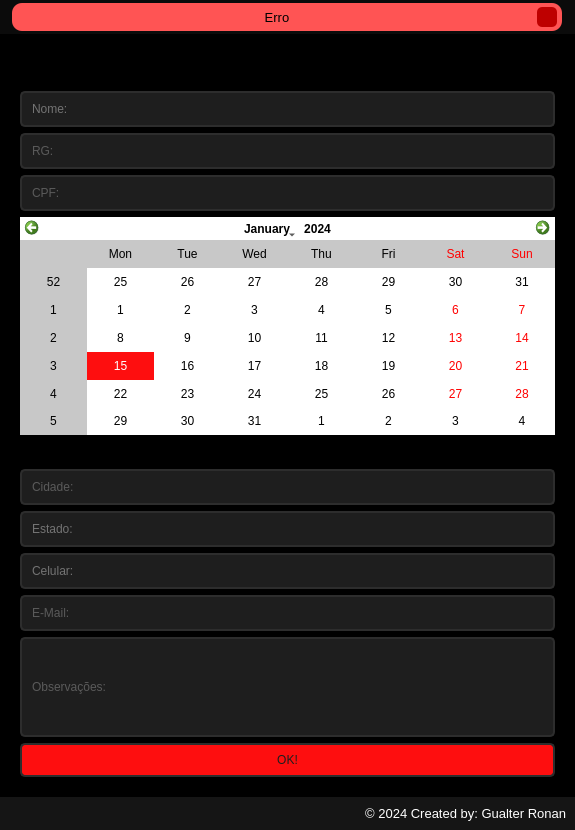
<?xml version="1.0" encoding="UTF-8"?>
<ui version="4.0">
 <class>MainWindow</class>
 <widget class="QMainWindow" name="MainWindow">
  <property name="geometry">
   <rect>
    <x>0</x>
    <y>0</y>
    <width>575</width>
    <height>830</height>
   </rect>
  </property>
  <property name="windowTitle">
   <string>Adicionar</string>
  </property>
  <property name="windowIcon">
   <iconset resource="../rsc.qrc">
    <normaloff>:/icon/Images/wind_icon.png</normaloff>:/icon/Images/wind_icon.png</iconset>
  </property>
  <property name="styleSheet">
   <string notr="true">background-color: rgb(200, 200, 200);</string>
  </property>
  <widget class="QWidget" name="centralwidget">
   <layout class="QVBoxLayout" name="verticalLayout">
    <property name="spacing">
     <number>0</number>
    </property>
    <property name="leftMargin">
     <number>0</number>
    </property>
    <property name="topMargin">
     <number>0</number>
    </property>
    <property name="rightMargin">
     <number>0</number>
    </property>
    <property name="bottomMargin">
     <number>0</number>
    </property>
    <item>
     <widget class="QFrame" name="top_bar">
      <property name="minimumSize">
       <size>
        <width>0</width>
        <height>34</height>
       </size>
      </property>
      <property name="maximumSize">
       <size>
        <width>16777215</width>
        <height>45</height>
       </size>
      </property>
      <property name="styleSheet">
       <string notr="true">background-color: rgb(11, 11, 11);</string>
      </property>
      <property name="frameShape">
       <enum>QFrame::NoFrame</enum>
      </property>
      <property name="frameShadow">
       <enum>QFrame::Raised</enum>
      </property>
      <layout class="QHBoxLayout" name="horizontalLayout_2">
       <property name="spacing">
        <number>0</number>
       </property>
       <property name="leftMargin">
        <number>0</number>
       </property>
       <property name="topMargin">
        <number>3</number>
       </property>
       <property name="rightMargin">
        <number>0</number>
       </property>
       <property name="bottomMargin">
        <number>3</number>
       </property>
       <item>
        <widget class="QFrame" name="frame_erro">
         <property name="maximumSize">
          <size>
           <width>550</width>
           <height>16777215</height>
          </size>
         </property>
         <property name="styleSheet">
          <string notr="true">background-color: rgb(255, 84, 84);
border-radius: 10px;</string>
         </property>
         <property name="frameShape">
          <enum>QFrame::NoFrame</enum>
         </property>
         <property name="frameShadow">
          <enum>QFrame::Raised</enum>
         </property>
         <layout class="QHBoxLayout" name="horizontalLayout_3">
          <property name="spacing">
           <number>0</number>
          </property>
          <property name="leftMargin">
           <number>5</number>
          </property>
          <property name="topMargin">
           <number>0</number>
          </property>
          <property name="rightMargin">
           <number>5</number>
          </property>
          <property name="bottomMargin">
           <number>0</number>
          </property>
          <item>
           <widget class="QLabel" name="label_erro">
            <property name="font">
             <font>
              <family>Segoe UI</family>
              <pointsize>10</pointsize>
             </font>
            </property>
            <property name="text">
             <string>Erro</string>
            </property>
            <property name="alignment">
             <set>Qt::AlignCenter</set>
            </property>
           </widget>
          </item>
          <item>
           <widget class="QPushButton" name="bt_cl_popup">
            <property name="maximumSize">
             <size>
              <width>20</width>
              <height>20</height>
             </size>
            </property>
            <property name="cursor">
             <cursorShape>PointingHandCursor</cursorShape>
            </property>
            <property name="styleSheet">
             <string notr="true">QPushButton {
	border-radius: 5px;
	background-image: url(:/close/Images/close-icon.png);
	background-position: center;
	background-color: rgb(190, 0, 0);
}
QPushButton:hover{
	color: rgb(255, 255, 255);
	background-color: rgb(165, 0, 0);
}
QPushButton:pressed {
	color: rgb(255, 255, 255);
	background-color: rgb(190, 0, 0);
}</string>
            </property>
            <property name="text">
             <string/>
            </property>
           </widget>
          </item>
         </layout>
        </widget>
       </item>
      </layout>
     </widget>
    </item>
    <item>
     <widget class="QFrame" name="frame_home">
      <property name="styleSheet">
       <string notr="true">background-color: rgb(0, 0, 0);</string>
      </property>
      <property name="frameShape">
       <enum>QFrame::StyledPanel</enum>
      </property>
      <property name="frameShadow">
       <enum>QFrame::Raised</enum>
      </property>
      <layout class="QHBoxLayout" name="horizontalLayout">
       <item>
        <widget class="QFrame" name="frame_procuracao">
         <property name="minimumSize">
          <size>
           <width>555</width>
           <height>742</height>
          </size>
         </property>
         <property name="maximumSize">
          <size>
           <width>16777215</width>
           <height>1000</height>
          </size>
         </property>
         <property name="styleSheet">
          <string notr="true">
QLineEdit {
	border: 2px solid rgb(45, 45, 45);
	border-radius: 5px;
	background-color: rgb(30, 30, 30);
	color: rgb(200, 200, 200);
	padding: 8px;
}
QLineEdit:hover {
	border: 2px solid rgb(200, 200, 200);
	color: rgb(200, 200, 200);
}
QLineEdit:focus {
	border: 2px solid rgb(254, 14, 15);
	color: rgb(200, 200, 200);
};
background-color: rgb(83, 83, 83);
border-radius: 10px;</string>
         </property>
         <property name="frameShape">
          <enum>QFrame::StyledPanel</enum>
         </property>
         <property name="frameShadow">
          <enum>QFrame::Raised</enum>
         </property>
         <layout class="QVBoxLayout" name="verticalLayout_3">
          <item>
           <widget class="QLabel" name="label_procuracao">
            <property name="maximumSize">
             <size>
              <width>16777215</width>
              <height>36</height>
             </size>
            </property>
            <property name="font">
             <font>
              <family>Segoe UI</family>
              <pointsize>20</pointsize>
             </font>
            </property>
            <property name="layoutDirection">
             <enum>Qt::LeftToRight</enum>
            </property>
            <property name="text">
             <string>Cadastro</string>
            </property>
            <property name="alignment">
             <set>Qt::AlignCenter</set>
            </property>
           </widget>
          </item>
          <item>
           <widget class="QLineEdit" name="nome">
            <property name="styleSheet">
             <string notr="true">QLineEdit {
	border: 2px solid rgb(45, 45, 45);
	border-radius: 5px;
	background-color: rgb(30, 30, 30);
	color: rgb(200, 200, 200);
	padding: 8px;
}
QLineEdit:hover {
	border: 2px solid rgb(200, 200, 200);
	color: rgb(200, 200, 200);
}
QLineEdit:focus {
	border: 2px solid rgb(254, 14, 15);
	color: rgb(200, 200, 200);
}</string>
            </property>
            <property name="inputMask">
             <string/>
            </property>
            <property name="text">
             <string/>
            </property>
            <property name="frame">
             <bool>true</bool>
            </property>
            <property name="placeholderText">
             <string>Nome:</string>
            </property>
           </widget>
          </item>
          <item>
           <widget class="QLineEdit" name="rg">
            <property name="styleSheet">
             <string notr="true">QLineEdit {
	border: 2px solid rgb(45, 45, 45);
	border-radius: 5px;
	background-color: rgb(30, 30, 30);
	color: rgb(150, 150, 150);
	padding: 8px;
}
QLineEdit:hover {
	border: 2px solid rgb(200, 200, 200);
	color: rgb(200, 200, 200);
}
QLineEdit:focus {
	border: 2px solid rgb(254, 14, 15);
	color: rgb(200, 200, 200);
}</string>
            </property>
            <property name="placeholderText">
             <string>RG:</string>
            </property>
           </widget>
          </item>
          <item>
           <widget class="QLineEdit" name="cpf">
            <property name="styleSheet">
             <string notr="true">QLineEdit {
	border: 2px solid rgb(45, 45, 45);
	border-radius: 5px;
	background-color: rgb(30, 30, 30);
	color: rgb(150, 150, 150);
	padding: 8px;
}
QLineEdit:hover {
	border: 2px solid rgb(200, 200, 200);
	color: rgb(200, 200, 200);
}
QLineEdit:focus {
	border: 2px solid rgb(254, 14, 15);
	color: rgb(200, 200, 200);
}</string>
            </property>
            <property name="placeholderText">
             <string>CPF:</string>
            </property>
           </widget>
          </item>
          <item>
           <widget class="QCalendarWidget" name="calendar">
            <property name="minimumSize">
             <size>
              <width>0</width>
              <height>200</height>
             </size>
            </property>
            <property name="styleSheet">
             <string notr="true">color: rgb(0, 0, 0);
background-color: rgb(255, 255, 255);
alternate-background-color: rgb(200, 200, 200);
selection-color: rgb(255, 255, 255);
selection-background-color: rgb(254, 14, 15);
</string>
            </property>
           </widget>
          </item>
          <item>
           <widget class="QLineEdit" name="endereco">
            <property name="text">
             <string/>
            </property>
            <property name="placeholderText">
             <string>Endereço:</string>
            </property>
           </widget>
          </item>
          <item>
           <widget class="QLineEdit" name="cidade">
            <property name="styleSheet">
             <string notr="true">QLineEdit {
	border: 2px solid rgb(45, 45, 45);
	border-radius: 5px;
	background-color: rgb(30, 30, 30);
	color: rgb(150, 150, 150);
	padding: 8px;
}
QLineEdit:hover {
	border: 2px solid rgb(200, 200, 200);
	color: rgb(200, 200, 200);
}
QLineEdit:focus {
	border: 2px solid rgb(254, 14, 15);
	color: rgb(200, 200, 200);
}</string>
            </property>
            <property name="placeholderText">
             <string>Cidade:</string>
            </property>
           </widget>
          </item>
          <item>
           <widget class="QLineEdit" name="estado">
            <property name="styleSheet">
             <string notr="true">QLineEdit {
	border: 2px solid rgb(45, 45, 45);
	border-radius: 5px;
	background-color: rgb(30, 30, 30);
	color: rgb(200, 200, 200);
	padding: 8px;
}
QLineEdit:hover {
	border: 2px solid rgb(200, 200, 200);
	color: rgb(200, 200, 200);
}
QLineEdit:focus {
	border: 2px solid rgb(254, 14, 15);
	color: rgb(200, 200, 200);
}</string>
            </property>
            <property name="placeholderText">
             <string>Estado:</string>
            </property>
           </widget>
          </item>
          <item>
           <widget class="QLineEdit" name="celular">
            <property name="styleSheet">
             <string notr="true">QLineEdit {
	border: 2px solid rgb(45, 45, 45);
	border-radius: 5px;
	background-color: rgb(30, 30, 30);
	color: rgb(200, 200, 200);
	padding: 8px;
}
QLineEdit:hover {
	border: 2px solid rgb(200, 200, 200);
	color: rgb(200, 200, 200);
}
QLineEdit:focus {
	border: 2px solid rgb(254, 14, 15);
	color: rgb(200, 200, 200);
}</string>
            </property>
            <property name="placeholderText">
             <string>Celular:</string>
            </property>
           </widget>
          </item>
          <item>
           <widget class="QLineEdit" name="email">
            <property name="styleSheet">
             <string notr="true">QLineEdit {
	border: 2px solid rgb(45, 45, 45);
	border-radius: 5px;
	background-color: rgb(30, 30, 30);
	color: rgb(150, 150, 150);
	padding: 8px;
}
QLineEdit:hover {
	border: 2px solid rgb(200, 200, 200);
	color: rgb(200, 200, 200);
}
QLineEdit:focus {
	border: 2px solid rgb(254, 14, 15);
	color: rgb(200, 200, 200);
}</string>
            </property>
            <property name="placeholderText">
             <string>E-Mail:</string>
            </property>
           </widget>
          </item>
          <item>
           <widget class="QLineEdit" name="obs">
            <property name="minimumSize">
             <size>
              <width>0</width>
              <height>100</height>
             </size>
            </property>
            <property name="styleSheet">
             <string notr="true">QLineEdit {
	border: 2px solid rgb(45, 45, 45);
	border-radius: 5px;
	background-color: rgb(30, 30, 30);
	color: rgb(150, 150, 150);
	padding: 8px;
}
QLineEdit:hover {
	border: 2px solid rgb(200, 200, 200);
	color: rgb(200, 200, 200);
}
QLineEdit:focus {
	border: 2px solid rgb(254, 14, 15);
	color: rgb(200, 200, 200);
}</string>
            </property>
            <property name="placeholderText">
             <string>Observações:</string>
            </property>
           </widget>
          </item>
          <item>
           <widget class="QPushButton" name="okbt">
            <property name="font">
             <font>
              <family>Segoe UI</family>
             </font>
            </property>
            <property name="styleSheet">
             <string notr="true">QPushButton {
	border: 2px solid rgb(45, 45, 45);
	border-radius: 5px;
	background-color: rgb(254, 14, 15);
	color: rgb(30, 30, 30);
	padding: 8px;
}
QPushButton:hover {
	border: 2px solid rgb(200, 200, 200);
	color: rgb(200, 200, 200);
}
QPushButton:pressed {
	border: 2px solid rgb(45, 45, 45);
	color: rgb(30, 30, 30);
}</string>
            </property>
            <property name="text">
             <string>OK!</string>
            </property>
           </widget>
          </item>
         </layout>
        </widget>
       </item>
      </layout>
     </widget>
    </item>
    <item>
     <widget class="QFrame" name="bottom">
      <property name="maximumSize">
       <size>
        <width>16777215</width>
        <height>35</height>
       </size>
      </property>
      <property name="styleSheet">
       <string notr="true">background-color: rgb(21, 21, 21);</string>
      </property>
      <property name="frameShape">
       <enum>QFrame::NoFrame</enum>
      </property>
      <property name="frameShadow">
       <enum>QFrame::Raised</enum>
      </property>
      <layout class="QVBoxLayout" name="verticalLayout_2">
       <item>
        <widget class="QLabel" name="label_credits">
         <property name="font">
          <font>
           <pointsize>10</pointsize>
          </font>
         </property>
         <property name="styleSheet">
          <string notr="true">color: rgb(255, 255, 255);</string>
         </property>
         <property name="text">
          <string>© 2024 Created by: Gualter Ronan</string>
         </property>
         <property name="alignment">
          <set>Qt::AlignRight|Qt::AlignTrailing|Qt::AlignVCenter</set>
         </property>
        </widget>
       </item>
      </layout>
     </widget>
    </item>
   </layout>
  </widget>
 </widget>
 <resources>
  <include location="../rsc.qrc"/>
 </resources>
 <connections/>
</ui>
